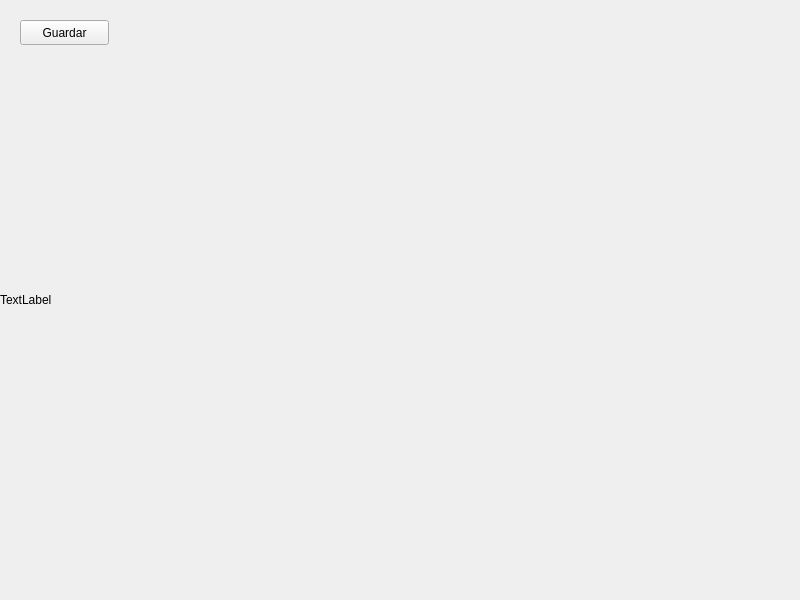
<?xml version="1.0" encoding="UTF-8"?>
<ui version="4.0">
 <class>MainWindow</class>
 <widget class="QMainWindow" name="MainWindow">
  <property name="geometry">
   <rect>
    <x>0</x>
    <y>0</y>
    <width>800</width>
    <height>600</height>
   </rect>
  </property>
  <property name="windowTitle">
   <string>MainWindow</string>
  </property>
  <widget class="QWidget" name="centralwidget">
   <widget class="QLabel" name="label">
    <property name="geometry">
     <rect>
      <x>0</x>
      <y>0</y>
      <width>800</width>
      <height>600</height>
     </rect>
    </property>
    <property name="text">
     <string>TextLabel</string>
    </property>
   </widget>
   <widget class="QPushButton" name="pushButton">
    <property name="geometry">
     <rect>
      <x>20</x>
      <y>20</y>
      <width>89</width>
      <height>25</height>
     </rect>
    </property>
    <property name="text">
     <string>Guardar</string>
    </property>
   </widget>
  </widget>
 </widget>
 <resources/>
 <connections/>
</ui>
